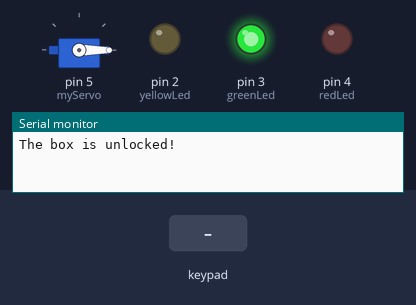
A sketch run on a simulated Arduino Uno, built with avr-gcc and run on an emulated ATmega328P. Parts: servo, output pins drawn as LEDs (lit = HIGH), the last lines printed to the serial monitor. Dashed ring = blinking. The inputs (shaded band) are chosen by the test bench.

Above: at 1.2 s.
1.3 s: key '*' pressed
At 2.1 s:
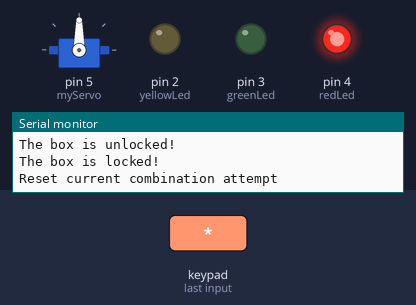
2.8 s: keypad keys 8 9 2 3 pressed 0.4 s apart
At 3.02 s:
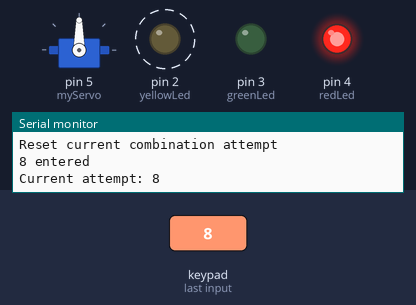
5.9 s: keypad keys 8 9 2 3 # pressed 0.4 s apart
At 7.65 s:
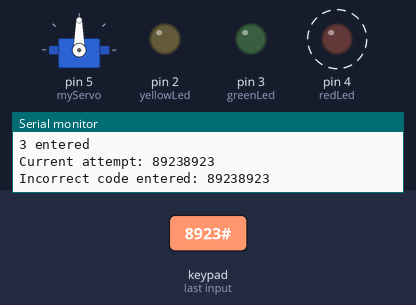
Timing chart, 0 to 10.0 s (numbered marks = the images above; inputs shaded):
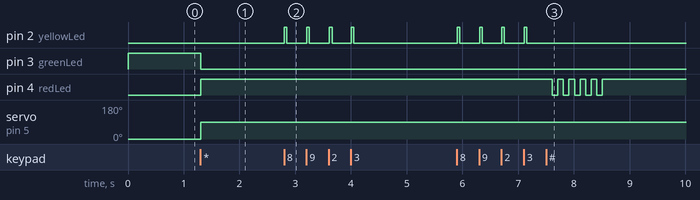

The sketch:

KeyPadLock.ino
```cpp
#include <Keypad.h>
#include <Servo.h>
Servo myServo;

const byte ROWS = 4;
const byte COLS = 3;

const int yellowLed = 2;
const int greenLed = 3;
const int redLed = 4;

boolean locked = false;

char* combo = "8923";
String comboattempt = "";
char hexaKeys[ROWS][COLS] = {
  {'1', '2', '3'},
  {'4', '5', '6'},
  {'7', '8', '9'},
  {'*', '0', '#'}
};
byte rowPins[ROWS] = {12, 11, 10, 9};
byte colPins[COLS] = {8, 7, 6};
Keypad customKeypad = Keypad(makeKeymap(hexaKeys), rowPins, colPins, ROWS, COLS);

void setup() {
  pinMode(yellowLed, OUTPUT);
  pinMode(redLed, OUTPUT);
  pinMode(greenLed, OUTPUT);
  Serial.begin(9600);
  myServo.attach(5);
  unlock();
}

void loop() {
  char customKey = customKeypad.getKey();
  if (locked == false) {
    switch (customKey) {
      case '*':
        lock();
        break;
      default:
        break;
    }
  }
  if (locked == true) {
    switch (customKey) {
      case NO_KEY:
        break;
      case '#':
        Serial.println ();
        if (comboattempt == combo) {
          Serial.print("Correct code entered: ");
          Serial.println(comboattempt);
          unlock();
        } else {
          Serial.print("Incorrect code entered: ");
          Serial.println(comboattempt);
          for (int i = 0; i < 5; i++) {
            delay(100);
            digitalWrite(redLed, LOW);
            delay(100);
            digitalWrite(redLed, HIGH);
          }
          resetCombo();
        }
        break;
      case '*':
        resetCombo();
        break;
      default:
        comboattempt = comboattempt += customKey;
        Serial.print(customKey);
        Serial.println(" entered");
        Serial.print("Current attempt: ");
        Serial.println(comboattempt);
        digitalWrite(yellowLed, HIGH);
        delay(50);
        digitalWrite(yellowLed, LOW);
    }
  }
}

//Custom Functions Below
void unlock() {
  digitalWrite(redLed, LOW);
  digitalWrite(greenLed, HIGH);
  Serial.println("The box is unlocked!");
  myServo.write(0);
  locked = false;
}
void lock() {
  digitalWrite(greenLed, LOW);
  Serial.println("The box is locked!");
  myServo.write(90);
  digitalWrite(redLed, HIGH);
  locked = true;
}
void resetCombo() {
  comboattempt = "";
  Serial.println("Reset current combination attempt");
}
```

Measured:
- after the input at 1.3 s, pin 3 (greenLed): HIGH → LOW at once; pin 4 (redLed): LOW → HIGH at once; servo on pin 5 (myServo): 0° → 90° at once
- after the input at 2.8 s, pin 2 (yellowLed): alternates HIGH for 0.05 s and LOW for 0.35 s, 8 changes in all, then stays LOW, starting at once
- after the input at 5.9 s, pin 2 (yellowLed): alternates HIGH for 0.05 s and LOW for 0.35 s, 8 changes in all, then stays LOW, starting at once; pin 4 (redLed): alternates HIGH for 0.10 s and LOW for 0.10 s, 10 changes in all, then stays HIGH, starting after 1.7 s
